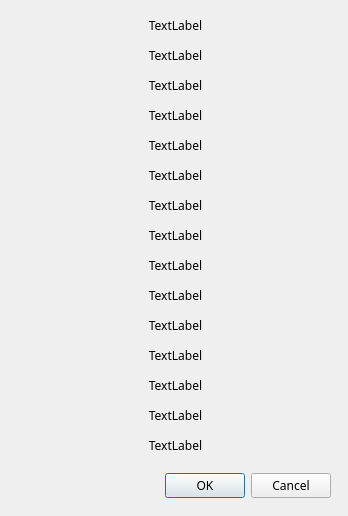
<?xml version="1.0" encoding="UTF-8"?>
<ui version="4.0">
 <class>third_form</class>
 <widget class="QDialog" name="third_form">
  <property name="geometry">
   <rect>
    <x>0</x>
    <y>0</y>
    <width>348</width>
    <height>516</height>
   </rect>
  </property>
  <property name="windowTitle">
   <string>How To Play</string>
  </property>
  <widget class="QDialogButtonBox" name="buttonBox">
   <property name="geometry">
    <rect>
     <x>-10</x>
     <y>470</y>
     <width>341</width>
     <height>32</height>
    </rect>
   </property>
   <property name="font">
    <font>
     <family>BankGothic Md BT</family>
    </font>
   </property>
   <property name="orientation">
    <enum>Qt::Horizontal</enum>
   </property>
   <property name="standardButtons">
    <set>QDialogButtonBox::Cancel|QDialogButtonBox::Ok</set>
   </property>
  </widget>
  <widget class="QLabel" name="label3">
   <property name="geometry">
    <rect>
     <x>10</x>
     <y>10</y>
     <width>331</width>
     <height>31</height>
    </rect>
   </property>
   <property name="font">
    <font>
     <family>BankGothic Md BT</family>
    </font>
   </property>
   <property name="text">
    <string>TextLabel</string>
   </property>
   <property name="alignment">
    <set>Qt::AlignCenter</set>
   </property>
  </widget>
  <widget class="QLabel" name="label4">
   <property name="geometry">
    <rect>
     <x>10</x>
     <y>40</y>
     <width>331</width>
     <height>31</height>
    </rect>
   </property>
   <property name="font">
    <font>
     <family>BankGothic Md BT</family>
    </font>
   </property>
   <property name="text">
    <string>TextLabel</string>
   </property>
   <property name="alignment">
    <set>Qt::AlignCenter</set>
   </property>
  </widget>
  <widget class="QLabel" name="label5">
   <property name="geometry">
    <rect>
     <x>10</x>
     <y>70</y>
     <width>331</width>
     <height>31</height>
    </rect>
   </property>
   <property name="font">
    <font>
     <family>BankGothic Md BT</family>
    </font>
   </property>
   <property name="text">
    <string>TextLabel</string>
   </property>
   <property name="alignment">
    <set>Qt::AlignCenter</set>
   </property>
  </widget>
  <widget class="QLabel" name="label6">
   <property name="geometry">
    <rect>
     <x>10</x>
     <y>100</y>
     <width>331</width>
     <height>31</height>
    </rect>
   </property>
   <property name="font">
    <font>
     <family>BankGothic Md BT</family>
    </font>
   </property>
   <property name="text">
    <string>TextLabel</string>
   </property>
   <property name="alignment">
    <set>Qt::AlignCenter</set>
   </property>
  </widget>
  <widget class="QLabel" name="label7">
   <property name="geometry">
    <rect>
     <x>10</x>
     <y>130</y>
     <width>331</width>
     <height>31</height>
    </rect>
   </property>
   <property name="font">
    <font>
     <family>BankGothic Md BT</family>
    </font>
   </property>
   <property name="text">
    <string>TextLabel</string>
   </property>
   <property name="alignment">
    <set>Qt::AlignCenter</set>
   </property>
  </widget>
  <widget class="QLabel" name="label8">
   <property name="geometry">
    <rect>
     <x>10</x>
     <y>160</y>
     <width>331</width>
     <height>31</height>
    </rect>
   </property>
   <property name="font">
    <font>
     <family>BankGothic Md BT</family>
    </font>
   </property>
   <property name="text">
    <string>TextLabel</string>
   </property>
   <property name="alignment">
    <set>Qt::AlignCenter</set>
   </property>
  </widget>
  <widget class="QLabel" name="label9">
   <property name="geometry">
    <rect>
     <x>10</x>
     <y>190</y>
     <width>331</width>
     <height>31</height>
    </rect>
   </property>
   <property name="font">
    <font>
     <family>BankGothic Md BT</family>
    </font>
   </property>
   <property name="text">
    <string>TextLabel</string>
   </property>
   <property name="alignment">
    <set>Qt::AlignCenter</set>
   </property>
  </widget>
  <widget class="QLabel" name="label11">
   <property name="geometry">
    <rect>
     <x>10</x>
     <y>250</y>
     <width>331</width>
     <height>31</height>
    </rect>
   </property>
   <property name="font">
    <font>
     <family>BankGothic Md BT</family>
    </font>
   </property>
   <property name="text">
    <string>TextLabel</string>
   </property>
   <property name="alignment">
    <set>Qt::AlignCenter</set>
   </property>
  </widget>
  <widget class="QLabel" name="label13">
   <property name="geometry">
    <rect>
     <x>10</x>
     <y>310</y>
     <width>331</width>
     <height>31</height>
    </rect>
   </property>
   <property name="font">
    <font>
     <family>BankGothic Md BT</family>
    </font>
   </property>
   <property name="text">
    <string>TextLabel</string>
   </property>
   <property name="alignment">
    <set>Qt::AlignCenter</set>
   </property>
  </widget>
  <widget class="QLabel" name="label12">
   <property name="geometry">
    <rect>
     <x>10</x>
     <y>280</y>
     <width>331</width>
     <height>31</height>
    </rect>
   </property>
   <property name="font">
    <font>
     <family>BankGothic Md BT</family>
    </font>
   </property>
   <property name="text">
    <string>TextLabel</string>
   </property>
   <property name="alignment">
    <set>Qt::AlignCenter</set>
   </property>
  </widget>
  <widget class="QLabel" name="label16">
   <property name="geometry">
    <rect>
     <x>10</x>
     <y>400</y>
     <width>331</width>
     <height>31</height>
    </rect>
   </property>
   <property name="font">
    <font>
     <family>BankGothic Md BT</family>
    </font>
   </property>
   <property name="text">
    <string>TextLabel</string>
   </property>
   <property name="alignment">
    <set>Qt::AlignCenter</set>
   </property>
  </widget>
  <widget class="QLabel" name="label14">
   <property name="geometry">
    <rect>
     <x>10</x>
     <y>340</y>
     <width>331</width>
     <height>31</height>
    </rect>
   </property>
   <property name="font">
    <font>
     <family>BankGothic Md BT</family>
    </font>
   </property>
   <property name="text">
    <string>TextLabel</string>
   </property>
   <property name="alignment">
    <set>Qt::AlignCenter</set>
   </property>
  </widget>
  <widget class="QLabel" name="label15">
   <property name="geometry">
    <rect>
     <x>10</x>
     <y>370</y>
     <width>331</width>
     <height>31</height>
    </rect>
   </property>
   <property name="font">
    <font>
     <family>BankGothic Md BT</family>
    </font>
   </property>
   <property name="text">
    <string>TextLabel</string>
   </property>
   <property name="alignment">
    <set>Qt::AlignCenter</set>
   </property>
  </widget>
  <widget class="QLabel" name="label10">
   <property name="geometry">
    <rect>
     <x>10</x>
     <y>220</y>
     <width>331</width>
     <height>31</height>
    </rect>
   </property>
   <property name="font">
    <font>
     <family>BankGothic Md BT</family>
    </font>
   </property>
   <property name="text">
    <string>TextLabel</string>
   </property>
   <property name="alignment">
    <set>Qt::AlignCenter</set>
   </property>
  </widget>
  <widget class="QLabel" name="label17">
   <property name="geometry">
    <rect>
     <x>10</x>
     <y>430</y>
     <width>331</width>
     <height>31</height>
    </rect>
   </property>
   <property name="font">
    <font>
     <family>BankGothic Md BT</family>
    </font>
   </property>
   <property name="text">
    <string>TextLabel</string>
   </property>
   <property name="alignment">
    <set>Qt::AlignCenter</set>
   </property>
  </widget>
 </widget>
 <resources/>
 <connections>
  <connection>
   <sender>buttonBox</sender>
   <signal>accepted()</signal>
   <receiver>third_form</receiver>
   <slot>accept()</slot>
   <hints>
    <hint type="sourcelabel">
     <x>248</x>
     <y>254</y>
    </hint>
    <hint type="destinationlabel">
     <x>157</x>
     <y>274</y>
    </hint>
   </hints>
  </connection>
  <connection>
   <sender>buttonBox</sender>
   <signal>rejected()</signal>
   <receiver>third_form</receiver>
   <slot>reject()</slot>
   <hints>
    <hint type="sourcelabel">
     <x>316</x>
     <y>260</y>
    </hint>
    <hint type="destinationlabel">
     <x>286</x>
     <y>274</y>
    </hint>
   </hints>
  </connection>
 </connections>
</ui>
